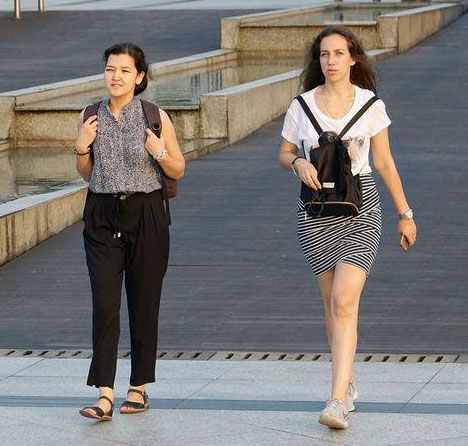
//> input picture Gamma校正/Gamma.jpg, 468 x 446 px
$ ./Gamma   (built with g++ and OpenCV 4)
//> lines starting //> are read from the running program, lines starting //| are printed output that depends on the picture
#include <iostream>
#include <opencv2/opencv.hpp>
using namespace std;
using namespace cv;

void GammaTransform(const Mat& srcImage, Mat& dstImage, double gamma);

int main(int argc, char* argv[])
{
    Mat srcImage = imread("Gamma.jpg");
//> srcImage is the input picture: 446 rows x 468 cols, CV_8UC3; mean B, G, R 115.9, 118.1, 121
    if (!srcImage.data)
    {
        cerr << "fail to load image" << endl;
        exit(-1);
    }
    Mat dstImage, dstImage1,dstImage_gray;
    cv::cvtColor(srcImage, dstImage_gray, cv::COLOR_BGR2GRAY);
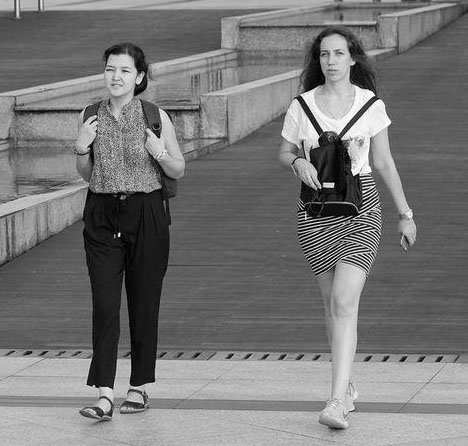
//> dstImage_gray: 446 rows x 468 cols, CV_8UC1; min 0, max 255, mean 118.7
    GammaTransform(dstImage_gray, dstImage, 0.5);
    GammaTransform(dstImage_gray, dstImage1, 2.0);
    imshow("ԭͼ", dstImage_gray);
    imshow("gamma 0.5", dstImage);
    imshow("gamma 2.0", dstImage1);
    waitKey(0);
    destroyAllWindows();
    return 0;
}
void GammaTransform(const Mat& srcImage, Mat& dstImage, double gamma)
{
//> called with gamma = 0.5
    unsigned char lut[256];
    for (int i = 0; i < 256; i++)
    {
        lut[i] = saturate_cast<uchar>(pow((float)i / 255.0, gamma) * 255.0f);
    }
    dstImage = srcImage.clone();
    int channels = srcImage.channels();
//> channels = 1
    switch (channels)
    {
    case 1:
    {
        MatIterator_<uchar> it = dstImage.begin<uchar>();
        MatIterator_<uchar> end = dstImage.end<uchar>();
        while (it != end)
        {
            *it = lut[(*it)];
            it++;
        }
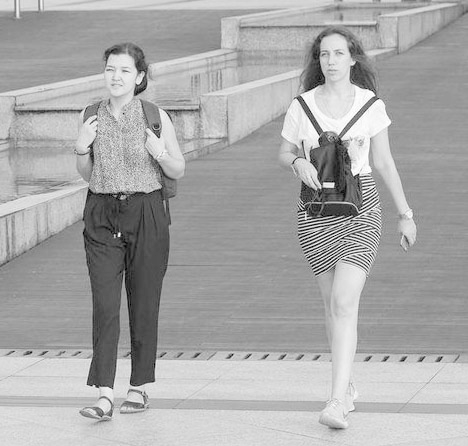
//> dstImage: 446 rows x 468 cols, CV_8UC1; min 0, max 255, mean 168.9
//> call 2 of GammaTransform, with gamma = 2
//> after the loop in GammaTransform (call 2), `while (it != end)`:
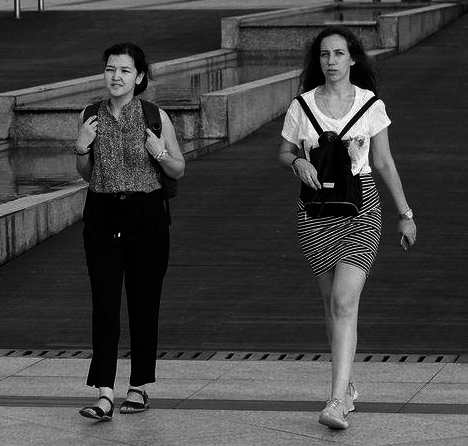
//> dstImage: 446 rows x 468 cols, CV_8UC1; min 0, max 255, mean 65.5
        break;
    }
    case 3:
    {
        MatIterator_<Vec3b> it = dstImage.begin<Vec3b>();
        MatIterator_<Vec3b> end = dstImage.end<Vec3b>();
        while (it != end)
        {
            (*it)[0] = lut[(*it)[0]];
            (*it)[1] = lut[(*it)[1]];
            (*it)[2] = lut[(*it)[2]];
            it++;
        }
        break;
    }
    default:
        break;
    }
}
